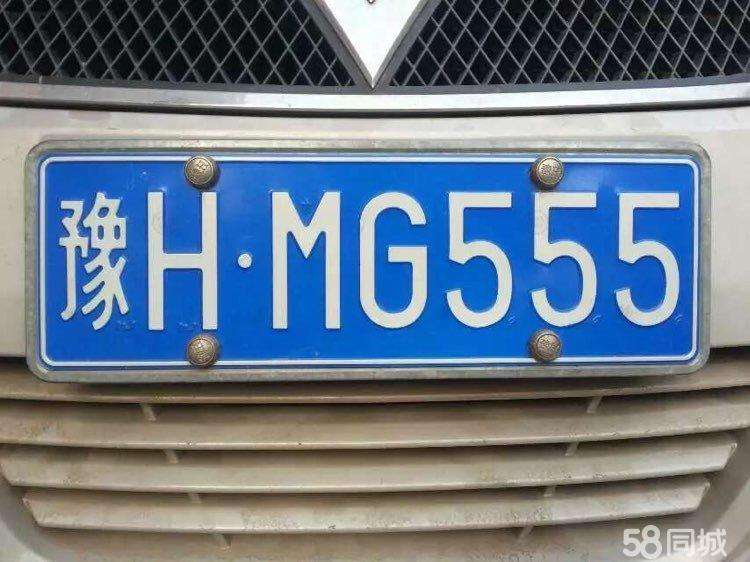
//> input picture car.jpg, 750 x 562 px
$ ./main   (built with g++ and OpenCV 4)
//> lines starting //> are read from the running program, lines starting //| are printed output that depends on the picture; after the words box and inside, x2 and y2 are one past the last pixel; in counts of white or black regions, pixels touching at a corner belong together
//> further down, g_srcImage is the input picture: 562 rows x 750 cols, CV_8UC3; mean B, G, R 137.9, 121.2, 106.5
#include <opencv2/core/core.hpp>
#include <opencv2/imgproc/imgproc.hpp>
#include <opencv2/highgui/highgui.hpp>
#include <iostream>

using namespace cv;
using namespace std;

#define WINDOW_NAME1 "【原始图】"
#define WINDOW_NAME2 "【效果图】"

// 全局变量信息
Mat g_srcImage, g_grayImage, g_gaussianImage, g_threshImage;
Mat g_edge;
int g_nThresh = 165;
int g_nMaxThresh = 255;
int g_nChangeNum = 0; // 像素变化的次数

void on_callback(int , void *)
{
    // 灰度化，平滑，降噪，二值化，边缘检测
    cvtColor(g_srcImage, g_grayImage, COLOR_BGR2GRAY);
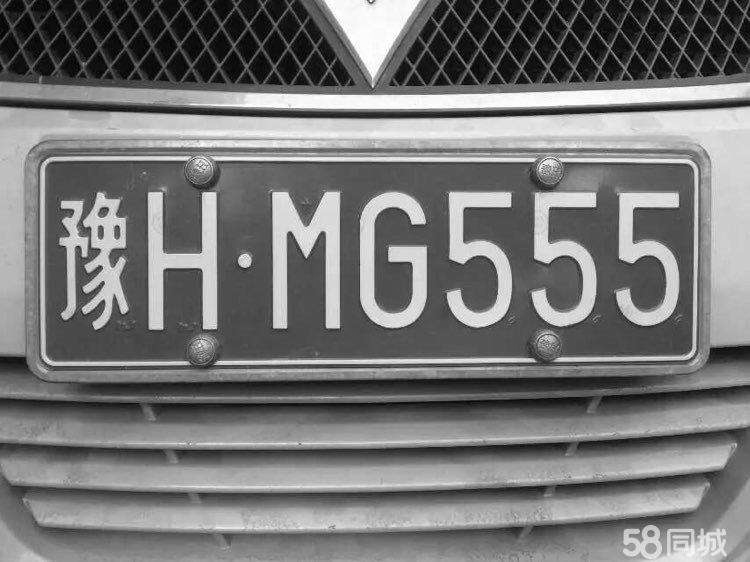
//> g_grayImage: 562 rows x 750 cols, CV_8UC1; min 0, max 255, mean 118.7

    //blur(g_grayImage, g_grayImage, Size(3, 3), Point(0, 0), BORDER_DEFAULT);

    GaussianBlur(g_grayImage, g_gaussianImage, Size(5, 5), 0, 0);

    threshold(g_gaussianImage, g_threshImage, g_nThresh, 255, THRESH_BINARY);
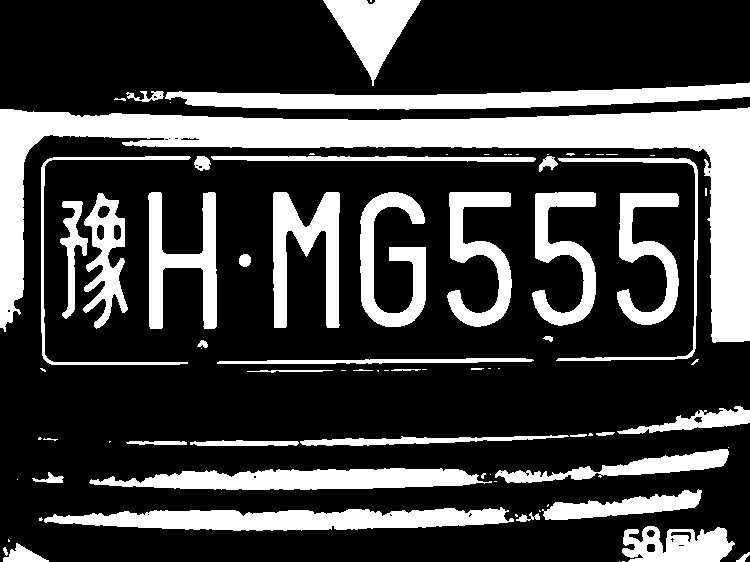
//> g_threshImage: 562 rows x 750 cols, CV_8UC1; 25.7% white; 82 white regions (39 under 20 px), largest, box (x1, y1, x2, y2) and area: (0, 107, 750, 343) 34805, (165, 82, 750, 110) 8407, (44, 507, 514, 531) 7428

    Canny(g_threshImage, g_edge, 3, 9, 3);
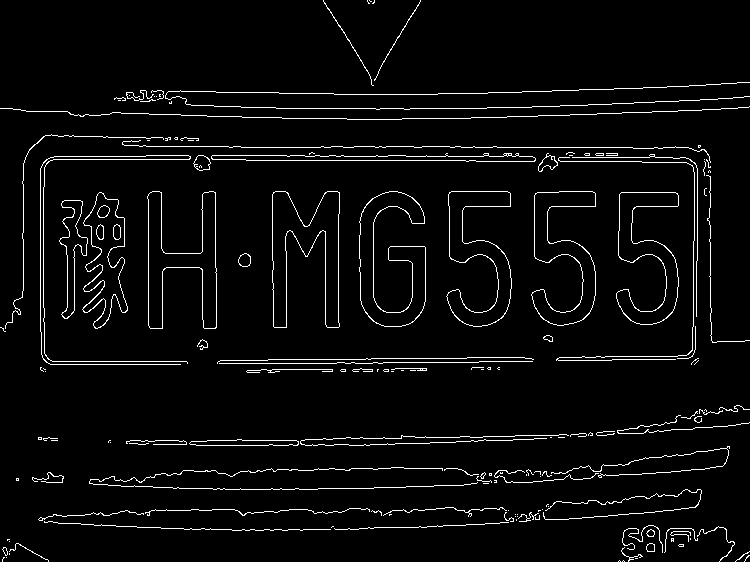
//> g_edge: 562 rows x 750 cols, CV_8UC1; 4% white in thin lines or dots

// [14 lines of commented-out code are left out]

    Mat dstImage(g_edge.size(), g_edge.type());
    int rows[562] = {0};
    for (int y = 0; y < g_edge.rows; ++y) {
        int flags = 0;
        uchar *data = g_edge.ptr<uchar>(y);
        for (int x = 0; x < g_edge.cols - 1; ++x) {
            if (0 != data[x] - data[x + 1]) {
                ++flags;
            }
            if (flags > 18) {
                rows[y] = 1;
            }
            else {
                rows[y] = 0;
            }
        }
    }
//> this loop made 562 passes
//> flags on passes 1 to 3: 10, 10, 8
//> after the loop, rows = 562 values, max 1 at index 96, min 0 at index 0, mean 0.386

    int same[562][3] = {0};
    int flag  = 0;
    int count = 0;
    for (int i = 0; i < g_edge.rows - 1; ++i) {
        if ((0 == rows[i] - rows[i + 1]) && (1 == rows[i])) {
            if (!flag) {
                same[count][1] = i;
            }
            else {
                same[count][2] = i;
            }
            same[count][0] = ++flag;
        }
        else {
            flag = 0;
            if (same[count][0]) {
                ++count;
            }
        }
    }
//> after the loop, flag = 0; count = 13

    int max = 0;
    int tmp = 0;
    for (int i = 0; i < 562; ++i) {
        if (max <= same[i][0]) {
            max = same[i][0];
            tmp = i;
        }
    }
//> this loop made 562 passes
//> max on passes 1, 3, 4: 2, 17, 137
//> after the loop, max = 137; tmp = 3

    for (int y = 0; y < g_edge.rows; ++y) {
        if (y >= same[tmp][1] - 5 && y <= same[tmp][2] + 5) {
            continue;
        }
        uchar *data = g_edge.ptr<uchar>(y);
        for (int x = 0; x < g_edge.cols; ++x) {
            data[x] = 0;
        }
    }
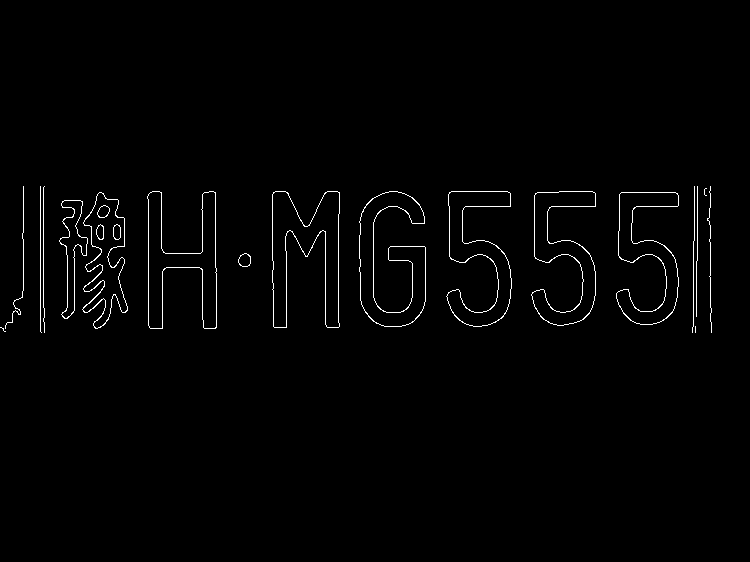
//> g_edge: 562 rows x 750 cols, CV_8UC1; 1.3% white in thin lines or dots, all inside (x1, y1, x2, y2) = (0, 186, 712, 333)

    // 计算长度
    int width = same[tmp][0] * 3.14;
//> width = 430


    cout << "rows: " << g_edge.rows << endl
         << "cols: " << g_edge.cols << endl;
//| rows: 562
//| cols: 750

    imshow(WINDOW_NAME2, g_edge);

}

int main (int argc, char *argv[])
{
    // 读取图像
    namedWindow(WINDOW_NAME1);
    g_srcImage = imread("../car.jpg", 1);
    imshow(WINDOW_NAME1, g_srcImage);

    createTrackbar("thresh", WINDOW_NAME1, &g_nThresh, g_nMaxThresh, on_callback);
    createTrackbar("counts", WINDOW_NAME1, &g_nChangeNum, 750, on_callback);
    // 车牌号分割

    // 模板匹配

    // 识别车牌号

    on_callback(0, NULL);

    waitKey(0);

    return 0;
}

$ run again, with 1.jpg copied over car.jpg
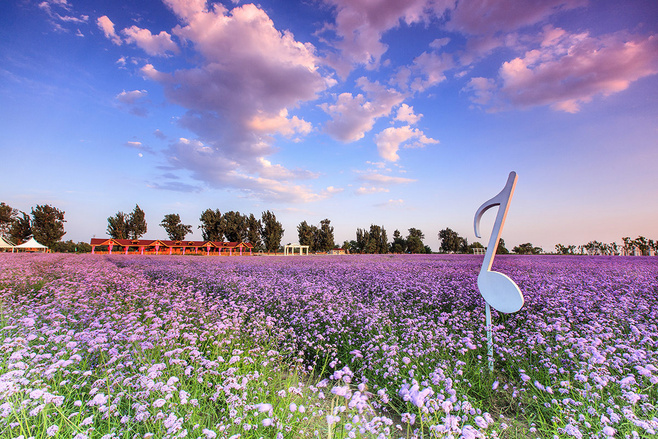
//> input picture 1.jpg, 658 x 439 px
//> g_srcImage is the input picture: 439 rows x 658 cols, CV_8UC3; mean B, G, R 167.8, 138.3, 146
//> in on_callback, `threshold(g_gaussianImage, g_threshImage, g_nThresh, 255, THRESH_BINAR..`:
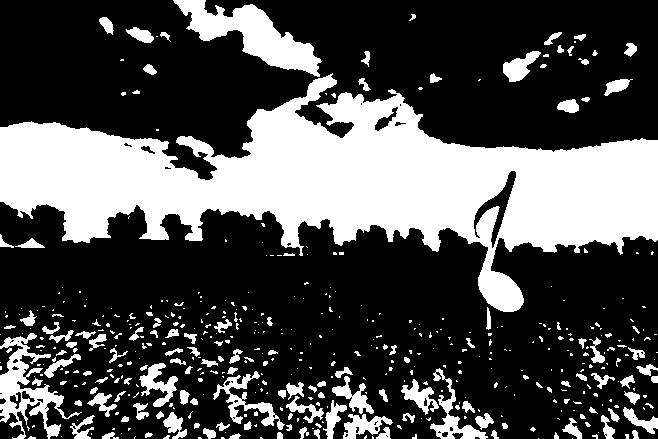
//> g_threshImage: 439 rows x 658 cols, CV_8UC1; 31.1% white; 476 white regions (334 under 20 px), largest, box (x1, y1, x2, y2) and area: (0, 73, 658, 312) 65565, (173, 0, 322, 77) 4412, (0, 333, 82, 439) 2699
//> the loop in on_callback, `for (int y = 0; y < g_edge.rows; ++y)` made 439 passes
//> flags on passes 1 to 3: 4, 4, 4
//> after the loop in on_callback, `for (int y = 0; y < g_edge.rows; ++y)`: rows = 562 values, max 1 at index 14, min 0 at index 0, mean 0.407
//> after the loop in on_callback, `for (int i = 0; i < g_edge.rows - 1; ++i)`: flag = 133; count = 10
//> the loop in on_callback, `for (int i = 0; i < 562; ++i)` made 562 passes
//> max on passes 1, 6, 10, 11: 8, 9, 47, 133
//> after the loop in on_callback, `for (int i = 0; i < 562; ++i)`: max = 133; tmp = 10
//> after the loop in on_callback, `for (int y = 0; y < g_edge.rows; ++y)`:
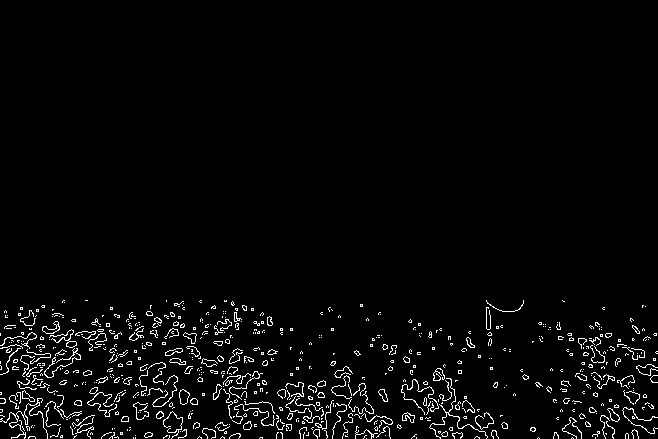
//> g_edge: 439 rows x 658 cols, CV_8UC1; 3.1% white in thin lines or dots, all inside (x1, y1, x2, y2) = (0, 300, 658, 439)
//> width = 417
//| rows: 439
//| cols: 658

$ run again, with bookroom.jpg copied over car.jpg
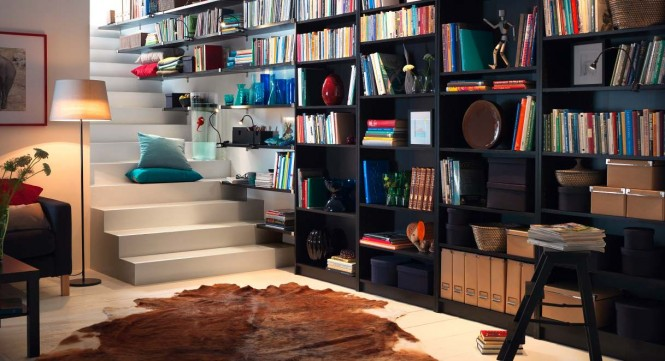
//> input picture bookroom.jpg, 665 x 361 px
//> g_srcImage is the input picture: 361 rows x 665 cols, CV_8UC3; mean B, G, R 79.1, 86.7, 102.2
//> in on_callback, `threshold(g_gaussianImage, g_threshImage, g_nThresh, 255, THRESH_BINAR..`:
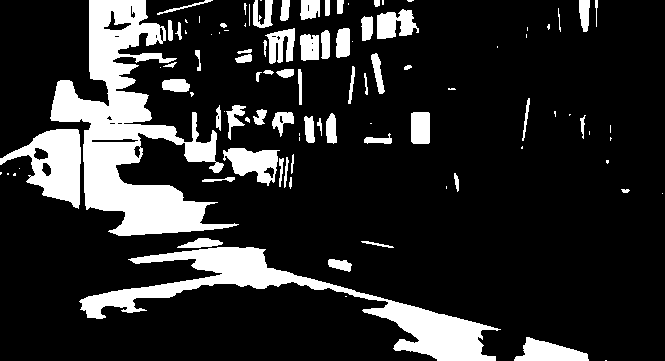
//> g_threshImage: 361 rows x 665 cols, CV_8UC1; 17.1% white; 101 white regions (39 under 20 px), largest, box (x1, y1, x2, y2) and area: (50, 0, 239, 236) 16280, (79, 247, 501, 361) 9855, (0, 129, 81, 209) 3267
//> the loop in on_callback, `for (int y = 0; y < g_edge.rows; ++y)` made 361 passes
//> flags on passes 1 to 3: 50, 46, 46
//> after the loop in on_callback, `for (int y = 0; y < g_edge.rows; ++y)`: rows = 562 values, max 1 at index 0, min 0 at index 63, mean 0.308
//> after the loop in on_callback, `for (int i = 0; i < g_edge.rows - 1; ++i)`: flag = 0; count = 6
//> the loop in on_callback, `for (int i = 0; i < 562; ++i)` made 562 passes
//> max on pass 1: 62
//> after the loop in on_callback, `for (int i = 0; i < 562; ++i)`: max = 62; tmp = 0
//> after the loop in on_callback, `for (int y = 0; y < g_edge.rows; ++y)`:
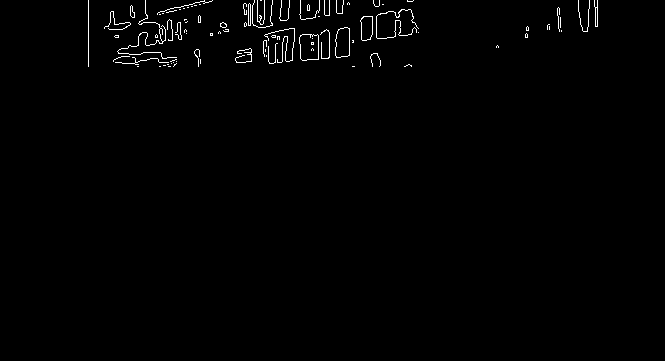
//> g_edge: 361 rows x 665 cols, CV_8UC1; 0.95% white in thin lines or dots, all inside (x1, y1, x2, y2) = (88, 0, 598, 67)
//> width = 194
//| rows: 361
//| cols: 665
